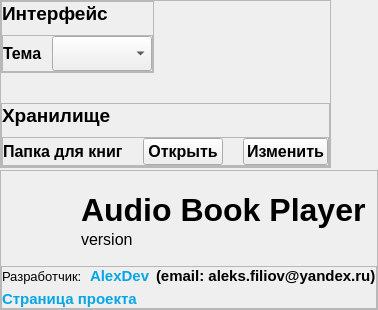
                      <widget class="QWidget" name="settingsContent">
                       <property name="geometry">
                        <rect>
                         <x>0</x>
                         <y>0</y>
                         <width>371</width>
                         <height>310</height>
                        </rect>
                       </property>
                       <layout class="QVBoxLayout" name="verticalLayout_42">
                        <property name="spacing">
                         <number>0</number>
                        </property>
                        <property name="leftMargin">
                         <number>0</number>
                        </property>
                        <property name="topMargin">
                         <number>0</number>
                        </property>
                        <property name="rightMargin">
                         <number>0</number>
                        </property>
                        <property name="bottomMargin">
                         <number>0</number>
                        </property>
                        <item>
                         <widget class="QFrame" name="settingsFrame">
                          <property name="sizePolicy">
                           <sizepolicy hsizetype="Maximum" vsizetype="Maximum">
                            <horstretch>0</horstretch>
                            <verstretch>0</verstretch>
                           </sizepolicy>
                          </property>
                          <property name="frameShape">
                           <enum>QFrame::StyledPanel</enum>
                          </property>
                          <property name="frameShadow">
                           <enum>QFrame::Raised</enum>
                          </property>
                          <layout class="QVBoxLayout" name="verticalLayout_41">
                           <property name="spacing">
                            <number>30</number>
                           </property>
                           <property name="leftMargin">
                            <number>0</number>
                           </property>
                           <property name="topMargin">
                            <number>0</number>
                           </property>
                           <property name="rightMargin">
                            <number>0</number>
                           </property>
                           <property name="bottomMargin">
                            <number>0</number>
                           </property>
                           <item>
                            <widget class="QFrame" name="interfaceSettingsFrame">
                             <property name="sizePolicy">
                              <sizepolicy hsizetype="Maximum" vsizetype="Maximum">
                               <horstretch>0</horstretch>
                               <verstretch>0</verstretch>
                              </sizepolicy>
                             </property>
                             <property name="frameShape">
                              <enum>QFrame::StyledPanel</enum>
                             </property>
                             <property name="frameShadow">
                              <enum>QFrame::Raised</enum>
                             </property>
                             <layout class="QVBoxLayout" name="verticalLayout_39">
                              <property name="spacing">
                               <number>10</number>
                              </property>
                              <property name="leftMargin">
                               <number>0</number>
                              </property>
                              <property name="topMargin">
                               <number>0</number>
                              </property>
                              <property name="rightMargin">
                               <number>0</number>
                              </property>
                              <property name="bottomMargin">
                               <number>0</number>
                              </property>
                              <item>
                               <widget class="QLabel" name="label_19">
                                <property name="font">
                                 <font>
                                  <family>Arial</family>
                                  <pointsize>14</pointsize>
                                  <weight>75</weight>
                                  <bold>true</bold>
                                 </font>
                                </property>
                                <property name="text">
                                 <string>Интерфейс</string>
                                </property>
                               </widget>
                              </item>
                              <item>
                               <widget class="QFrame" name="themeSettingsFrame">
                                <property name="sizePolicy">
                                 <sizepolicy hsizetype="Minimum" vsizetype="Preferred">
                                  <horstretch>0</horstretch>
                                  <verstretch>0</verstretch>
                                 </sizepolicy>
                                </property>
                                <property name="frameShape">
                                 <enum>QFrame::StyledPanel</enum>
                                </property>
                                <property name="frameShadow">
                                 <enum>QFrame::Raised</enum>
                                </property>
                                <layout class="QHBoxLayout" name="horizontalLayout_41">
                                 <property name="spacing">
                                  <number>10</number>
                                 </property>
                                 <property name="leftMargin">
                                  <number>0</number>
                                 </property>
                                 <property name="topMargin">
                                  <number>0</number>
                                 </property>
                                 <property name="rightMargin">
                                  <number>0</number>
                                 </property>
                                 <property name="bottomMargin">
                                  <number>0</number>
                                 </property>
                                 <item>
                                  <widget class="QLabel" name="label_20">
                                   <property name="font">
                                    <font>
                                     <family>Arial</family>
                                     <pointsize>12</pointsize>
                                     <weight>75</weight>
                                     <bold>true</bold>
                                    </font>
                                   </property>
                                   <property name="text">
                                    <string>Тема</string>
                                   </property>
                                  </widget>
                                 </item>
                                 <item>
                                  <widget class="QComboBox" name="themeSelecror">
                                   <property name="sizePolicy">
                                    <sizepolicy hsizetype="Maximum" vsizetype="Fixed">
                                     <horstretch>0</horstretch>
                                     <verstretch>0</verstretch>
                                    </sizepolicy>
                                   </property>
                                   <property name="minimumSize">
                                    <size>
                                     <width>100</width>
                                     <height>35</height>
                                    </size>
                                   </property>
                                   <property name="maximumSize">
                                    <size>
                                     <width>16777215</width>
                                     <height>35</height>
                                    </size>
                                   </property>
                                   <property name="font">
                                    <font>
                                     <family>Arial</family>
                                     <pointsize>10</pointsize>
                                    </font>
                                   </property>
                                  </widget>
                                 </item>
                                </layout>
                               </widget>
                              </item>
                             </layout>
                            </widget>
                           </item>
                           <item>
                            <widget class="QFrame" name="storageSettingsFrame">
                             <property name="sizePolicy">
                              <sizepolicy hsizetype="Maximum" vsizetype="Maximum">
                               <horstretch>0</horstretch>
                               <verstretch>0</verstretch>
                              </sizepolicy>
                             </property>
                             <property name="frameShape">
                              <enum>QFrame::StyledPanel</enum>
                             </property>
                             <property name="frameShadow">
                              <enum>QFrame::Raised</enum>
                             </property>
                             <layout class="QVBoxLayout" name="verticalLayout_40">
                              <property name="spacing">
                               <number>10</number>
                              </property>
                              <property name="leftMargin">
                               <number>0</number>
                              </property>
                              <property name="topMargin">
                               <number>0</number>
                              </property>
                              <property name="rightMargin">
                               <number>0</number>
                              </property>
                              <property name="bottomMargin">
                               <number>0</number>
                              </property>
                              <item>
                               <widget class="QLabel" name="label_21">
                                <property name="font">
                                 <font>
                                  <family>Arial</family>
                                  <pointsize>14</pointsize>
                                  <weight>75</weight>
                                  <bold>true</bold>
                                 </font>
                                </property>
                                <property name="text">
                                 <string>Хранилище</string>
                                </property>
                               </widget>
                              </item>
                              <item>
                               <widget class="QFrame" name="dirWithBooksSettingsFrame">
                                <property name="sizePolicy">
                                 <sizepolicy hsizetype="Maximum" vsizetype="Preferred">
                                  <horstretch>0</horstretch>
                                  <verstretch>0</verstretch>
                                 </sizepolicy>
                                </property>
                                <property name="frameShape">
                                 <enum>QFrame::StyledPanel</enum>
                                </property>
                                <property name="frameShadow">
                                 <enum>QFrame::Raised</enum>
                                </property>
                                <layout class="QHBoxLayout" name="horizontalLayout_42">
                                 <property name="spacing">
                                  <number>20</number>
                                 </property>
                                 <property name="leftMargin">
                                  <number>0</number>
                                 </property>
                                 <property name="topMargin">
                                  <number>0</number>
                                 </property>
                                 <property name="rightMargin">
                                  <number>0</number>
                                 </property>
                                 <property name="bottomMargin">
                                  <number>0</number>
                                 </property>
                                 <item>
                                  <widget class="QLabel" name="label_22">
                                   <property name="font">
                                    <font>
                                     <family>Arial</family>
                                     <pointsize>12</pointsize>
                                     <weight>75</weight>
                                     <bold>true</bold>
                                    </font>
                                   </property>
                                   <property name="text">
                                    <string>Папка для книг</string>
                                   </property>
                                  </widget>
                                 </item>
                                 <item>
                                  <widget class="QPushButton" name="openDirWithBooksBtn">
                                   <property name="font">
                                    <font>
                                     <family>Arial</family>
                                     <pointsize>12</pointsize>
                                     <weight>75</weight>
                                     <bold>true</bold>
                                    </font>
                                   </property>
                                   <property name="text">
                                    <string>Открыть</string>
                                   </property>
                                  </widget>
                                 </item>
                                 <item>
                                  <widget class="QPushButton" name="setDirWithBooksBtn">
                                   <property name="font">
                                    <font>
                                     <family>Arial</family>
                                     <pointsize>12</pointsize>
                                     <weight>75</weight>
                                     <bold>true</bold>
                                    </font>
                                   </property>
                                   <property name="text">
                                    <string>Изменить</string>
                                   </property>
                                  </widget>
                                 </item>
                                </layout>
                               </widget>
                              </item>
                             </layout>
                            </widget>
                           </item>
                          </layout>
                         </widget>
                        </item>
                        <item>
                         <spacer name="verticalSpacer_9">
                          <property name="orientation">
                           <enum>Qt::Vertical</enum>
                          </property>
                          <property name="sizeHint" stdset="0">
                           <size>
                            <width>20</width>
                            <height>547</height>
                           </size>
                          </property>
                         </spacer>
                        </item>
                        <item>
                         <widget class="QFrame" name="aboutAppFrame">
                          <property name="sizePolicy">
                           <sizepolicy hsizetype="Preferred" vsizetype="Maximum">
                            <horstretch>0</horstretch>
                            <verstretch>0</verstretch>
                           </sizepolicy>
                          </property>
                          <property name="frameShape">
                           <enum>QFrame::StyledPanel</enum>
                          </property>
                          <property name="frameShadow">
                           <enum>QFrame::Raised</enum>
                          </property>
                          <layout class="QVBoxLayout" name="verticalLayout_37">
                           <property name="spacing">
                            <number>10</number>
                           </property>
                           <property name="leftMargin">
                            <number>0</number>
                           </property>
                           <property name="topMargin">
                            <number>15</number>
                           </property>
                           <property name="rightMargin">
                            <number>0</number>
                           </property>
                           <property name="bottomMargin">
                            <number>0</number>
                           </property>
                           <item>
                            <widget class="QFrame" name="frame_7">
                             <property name="sizePolicy">
                              <sizepolicy hsizetype="Maximum" vsizetype="Maximum">
                               <horstretch>0</horstretch>
                               <verstretch>0</verstretch>
                              </sizepolicy>
                             </property>
                             <layout class="QHBoxLayout" name="horizontalLayout_39">
                              <property name="spacing">
                               <number>10</number>
                              </property>
                              <property name="leftMargin">
                               <number>0</number>
                              </property>
                              <property name="topMargin">
                               <number>0</number>
                              </property>
                              <property name="rightMargin">
                               <number>0</number>
                              </property>
                              <property name="bottomMargin">
                               <number>0</number>
                              </property>
                              <item>
                               <widget class="QLabel" name="label_16">
                                <property name="minimumSize">
                                 <size>
                                  <width>70</width>
                                  <height>70</height>
                                 </size>
                                </property>
                                <property name="maximumSize">
                                 <size>
                                  <width>70</width>
                                  <height>70</height>
                                 </size>
                                </property>
                                <property name="pixmap">
                                 <pixmap resource="resources/icons.qrc">:/other/icon.png</pixmap>
                                </property>
                                <property name="scaledContents">
                                 <bool>true</bool>
                                </property>
                               </widget>
                              </item>
                              <item>
                               <widget class="QFrame" name="frame_6">
                                <property name="sizePolicy">
                                 <sizepolicy hsizetype="Preferred" vsizetype="Maximum">
                                  <horstretch>0</horstretch>
                                  <verstretch>0</verstretch>
                                 </sizepolicy>
                                </property>
                                <layout class="QVBoxLayout" name="verticalLayout_35">
                                 <property name="spacing">
                                  <number>2</number>
                                 </property>
                                 <property name="leftMargin">
                                  <number>0</number>
                                 </property>
                                 <property name="topMargin">
                                  <number>0</number>
                                 </property>
                                 <property name="rightMargin">
                                  <number>0</number>
                                 </property>
                                 <property name="bottomMargin">
                                  <number>0</number>
                                 </property>
                                 <item>
                                  <widget class="QLabel" name="label_17">
                                   <property name="font">
                                    <font>
                                     <family>Arial</family>
                                     <pointsize>24</pointsize>
                                     <weight>75</weight>
                                     <bold>true</bold>
                                    </font>
                                   </property>
                                   <property name="text">
                                    <string>Audio Book Player</string>
                                   </property>
                                  </widget>
                                 </item>
                                 <item>
                                  <widget class="QLabel" name="appBuildVersionLabel">
                                   <property name="font">
                                    <font>
                                     <family>Arial</family>
                                     <pointsize>12</pointsize>
                                     <weight>50</weight>
                                     <bold>false</bold>
                                    </font>
                                   </property>
                                   <property name="text">
                                    <string>version</string>
                                   </property>
                                  </widget>
                                 </item>
                                </layout>
                               </widget>
                              </item>
                             </layout>
                            </widget>
                           </item>
                           <item>
                            <widget class="QFrame" name="frame_8">
                             <property name="sizePolicy">
                              <sizepolicy hsizetype="Maximum" vsizetype="Maximum">
                               <horstretch>0</horstretch>
                               <verstretch>0</verstretch>
                              </sizepolicy>
                             </property>
                             <property name="frameShape">
                              <enum>QFrame::StyledPanel</enum>
                             </property>
                             <property name="frameShadow">
                              <enum>QFrame::Raised</enum>
                             </property>
                             <layout class="QVBoxLayout" name="verticalLayout_36">
                              <property name="spacing">
                               <number>5</number>
                              </property>
                              <property name="leftMargin">
                               <number>0</number>
                              </property>
                              <property name="topMargin">
                               <number>0</number>
                              </property>
                              <property name="rightMargin">
                               <number>0</number>
                              </property>
                              <property name="bottomMargin">
                               <number>0</number>
                              </property>
                              <item>
                               <layout class="QHBoxLayout" name="horizontalLayout_40">
                                <item>
                                 <widget class="QLabel" name="label_18">
                                  <property name="font">
                                   <font>
                                    <family>Arial</family>
                                    <pointsize>10</pointsize>
                                   </font>
                                  </property>
                                  <property name="text">
                                   <string>Разработчик: </string>
                                  </property>
                                 </widget>
                                </item>
                                <item>
                                 <widget class="QPushButton" name="developerBtn">
                                  <property name="font">
                                   <font>
                                    <family>Arial</family>
                                    <pointsize>11</pointsize>
                                    <weight>75</weight>
                                    <bold>true</bold>
                                   </font>
                                  </property>
                                  <property name="styleSheet">
                                   <string notr="true">QPushButton {
	background-color: rgba(0, 0, 0, 0);
	color: rgb(4, 166, 229);
	border: none;
	border-radius: none;
	padding: 0px;
	text-align: left;
}
QPushButton:hover {
	text-decoration: underline;
}</string>
                                  </property>
                                  <property name="text">
                                   <string>AlexDev</string>
                                  </property>
                                 </widget>
                                </item>
                                <item>
                                 <widget class="QLabel" name="developerEmailLabel">
                                  <property name="font">
                                   <font>
                                    <family>Arial</family>
                                    <pointsize>11</pointsize>
                                    <weight>75</weight>
                                    <bold>true</bold>
                                   </font>
                                  </property>
                                  <property name="text">
                                   <string>(email: aleks.filiov@yandex.ru)</string>
                                  </property>
                                  <property name="textInteractionFlags">
                                   <set>Qt::LinksAccessibleByMouse|Qt::TextSelectableByMouse</set>
                                  </property>
                                 </widget>
                                </item>
                               </layout>
                              </item>
                              <item>
                               <widget class="QPushButton" name="projectPageBtn">
                                <property name="sizePolicy">
                                 <sizepolicy hsizetype="Maximum" vsizetype="Fixed">
                                  <horstretch>0</horstretch>
                                  <verstretch>0</verstretch>
                                 </sizepolicy>
                                </property>
                                <property name="font">
                                 <font>
                                  <family>Arial</family>
                                  <pointsize>11</pointsize>
                                  <weight>75</weight>
                                  <bold>true</bold>
                                 </font>
                                </property>
                                <property name="styleSheet">
                                 <string notr="true">QPushButton {
	background-color: rgba(0, 0, 0, 0);
	color: rgb(4, 166, 229);
	border: none;
	border-radius: none;
	padding: 0px;
	text-align: left;
}
QPushButton:hover {
	text-decoration: underline;
}</string>
                                </property>
                                <property name="text">
                                 <string>Страница проекта</string>
                                </property>
                               </widget>
                              </item>
                             </layout>
                            </widget>
                           </item>
                          </layout>
                         </widget>
                        </item>
                       </layout>
                      </widget>
